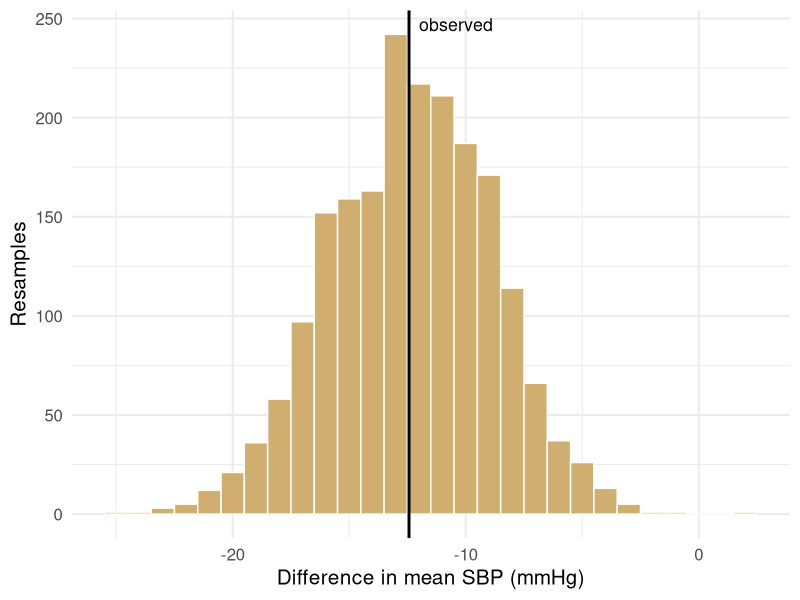
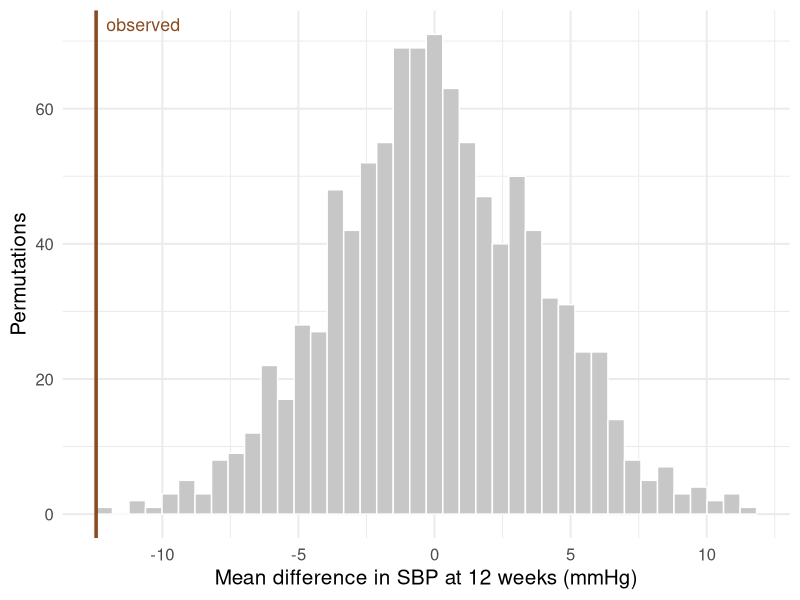
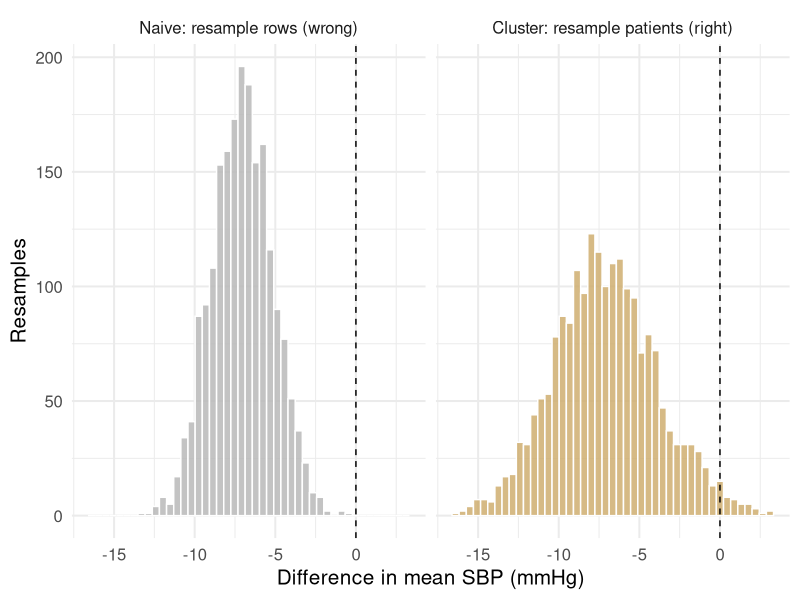

These charts were generated, in order, by the following R code:
## ---- chunk 1
#| label: setup
#| include: false
library(ggplot2)
library(knitr)

# Synthetic teaching data for BIOS 6301. Not real patients.
set.seed(6301)
n <- 60
trial <- data.frame(
  id        = sprintf("P%03d", 1:n),
  arm       = rep(c("Placebo", "Treatment"), each = n / 2),
  site      = sample(1:4, n, replace = TRUE),
  age       = round(rnorm(n, 61, 9)),
  sex       = sample(c("F", "M"), n, replace = TRUE),
  weight_kg = round(rnorm(n, 82, 15), 1),
  sbp_0     = round(rnorm(n, 148, 14)),
  stringsAsFactors = FALSE
)
trial$sbp_12 <- round(trial$sbp_0 -
  ifelse(trial$arm == "Treatment", rnorm(n, 14, 8), rnorm(n, 3, 8)))

# Repeated-measures version of the same cohort, for the resampling-unit demo:
# three visits per patient, a large patient-level random intercept (SD 12) and
# small within-patient noise (SD 4). Nothing is "broken" here — the data are
# simply clustered, which is what makes the row bootstrap wrong.
set.seed(2024)
patient_effect <- rnorm(n, 0, 12)
trial_long <- data.frame(
  id   = rep(trial$id, each = 3),
  arm  = rep(trial$arm, each = 3),
  week = rep(c(4, 8, 12), times = n),
  stringsAsFactors = FALSE
)
trial_long$sbp <- round(140 + rep(patient_effect, each = 3) +
  ifelse(trial_long$arm == "Treatment", -10, 0) + rnorm(n * 3, 0, 4))

theme_set(theme_minimal(base_size = 15))
gold <- "#CFAE70"
## ---- chunk 2
#| label: two-samples
sbp <- c(150, 142, 168, 131, 155)

set.seed(1)
sample(sbp, replace = TRUE)   # bootstrap: some values twice, some not at all
sample(sbp)                   # permutation: same values, new order
## ---- chunk 3
#| label: med-diff
# Difference in mean sbp_12, Treatment minus Placebo.
# Takes a data frame with `arm` and `sbp_12`; returns one number.
mean_diff <- function(data) {
  stopifnot(is.data.frame(data), all(c("arm", "sbp_12") %in% names(data)))
  mean(data$sbp_12[data$arm == "Treatment"]) -
    mean(data$sbp_12[data$arm == "Placebo"])
}

obs_mean <- mean_diff(trial)
obs_mean
## ---- chunk 4
#| label: boot-med
set.seed(14)
B <- 2000

boot_mean <- replicate(B, {
  groups <- split(seq_len(nrow(trial)), trial$arm)
  idx <- unlist(lapply(groups, function(i)
    i[sample.int(length(i), length(i), replace = TRUE)]))
  mean_diff(trial[idx, ])
})

str(boot_mean)
head(round(boot_mean, 1))
## ---- chunk 5
#| label: fig-boot-med
#| fig-cap: "Bootstrap distribution of the difference in mean SBP at 12 weeks."
#| fig-width: 9
#| fig-height: 3.2
#| echo: false
ggplot(data.frame(stat = boot_mean), aes(stat)) +
  geom_histogram(binwidth = 1, fill = gold, colour = "white") +
  geom_vline(xintercept = obs_mean, linewidth = 1) +
  annotate("text", x = obs_mean, y = Inf, label = "  observed", hjust = 0,
           vjust = 1.6, size = 4.5) +
  labs(x = "Difference in mean SBP (mmHg)", y = "Resamples")
## ---- chunk 6
#| label: boot-se
se_boot <- sd(boot_mean)
se_boot
## ---- chunk 7
#| label: boot-bias
mean(boot_mean) - obs_mean    # bootstrap estimate of bias
## ---- chunk 8
perc <- quantile(boot_mean, c(.025, .975))
basic <- 2 * obs_mean - quantile(boot_mean, c(.975, .025))
rbind(percentile = unname(perc), basic = unname(basic))
## ---- chunk 9
#| label: boot-vs-t-compare
c(boot_se = sd(boot_mean),
  welch_se = t.test(sbp_12 ~ arm, data = trial)$stderr)
## ---- chunk 10
boot_interval <- function(seed, B = 1000) {
  set.seed(seed)
  groups <- split(seq_len(nrow(trial)), trial$arm)
  ans <- replicate(B, {
    i <- unlist(lapply(groups, function(j)
      j[sample.int(length(j), replace = TRUE)]))
    mean_diff(trial[i, ])
  })
  unname(quantile(ans, c(.025, .975)))
}
## ---- chunk 11
#| label: bootstrap-stability-runs
t(vapply(1501:1503, boot_interval, numeric(2)))
## ---- chunk 12
#| label: boot-max
set.seed(18)
boot_max <- replicate(B, max(trial$sbp_0[sample(nrow(trial), replace = TRUE)]))

length(unique(boot_max))                # distinct values across 2000 resamples
mean(boot_max == max(trial$sbp_0))      # how often the resample max is THE max
## ---- chunk 13
#| label: perm-run
obs_mean <- mean_diff(trial)

set.seed(19)
P <- 999
perm_stat <- replicate(P, {
  shuffled <- sample(trial$arm)                 # permutation, not a bootstrap
  mean(trial$sbp_12[shuffled == "Treatment"]) -
    mean(trial$sbp_12[shuffled == "Placebo"])
})

c(observed = obs_mean, perm_mean = mean(perm_stat), perm_sd = sd(perm_stat))
## ---- chunk 14
#| label: fig-perm
#| fig-cap: "Permutation null distribution of the mean difference, with the observed value."
#| fig-width: 9
#| fig-height: 3.2
#| echo: false
ggplot(data.frame(stat = perm_stat), aes(stat)) +
  geom_histogram(bins = 40, fill = "grey78", colour = "white") +
  geom_vline(xintercept = obs_mean, colour = "#8a4b1f", linewidth = 1.2) +
  annotate("text", x = obs_mean, y = Inf, label = "  observed", hjust = 0,
           vjust = 1.6, size = 4.5, colour = "#8a4b1f") +
  labs(x = "Mean difference in SBP at 12 weeks (mmHg)", y = "Permutations")
## ---- chunk 15
#| label: exact-perm
small <- trial[c(1:4, 31:34), c("id", "arm", "sbp_12")]
obs_small <- mean_diff(small)

combos <- combn(8, 4)                    # every way to choose 4 "Treatment"
exact <- apply(combos, 2, function(k) mean(small$sbp_12[k]) -
                                      mean(small$sbp_12[-k]))

ncol(combos)                             # the entire reference set
round(mean(abs(exact) >= abs(obs_small)), 4)    # exact two-sided p-value
## ---- chunk 16
#| label: perm-p
n_extreme <- sum(abs(perm_stat) >= abs(obs_mean))
n_extreme                                        # out of 999
## ---- chunk 17
#| label: perm-p2
c(wrong = n_extreme / P,
  right = (n_extreme + 1) / (P + 1))
## ---- chunk 18
extreme <- sum(abs(perm_stat) >= abs(obs_mean))
c(adjusted_p = (extreme + 1) / (P + 1),
  min_reportable = 1 / (P + 1))
binom.test(extreme, P)$conf.int
## ---- chunk 19
#| label: long-head
head(trial_long, 7)
c(rows = nrow(trial_long), patients = length(unique(trial_long$id)))
## ---- chunk 20
#| label: long-obs
diff_long <- function(data) {
  mean(data$sbp[data$arm == "Treatment"]) - mean(data$sbp[data$arm == "Placebo"])
}
obs_long <- diff_long(trial_long)
obs_long
## ---- chunk 21
#| label: boot-rows
set.seed(21)
boot_row <- replicate(B, {
  idx <- sample(nrow(trial_long), replace = TRUE)   # 180 rows, independently
  diff_long(trial_long[idx, ])
})

c(estimate = obs_long, se = sd(boot_row))
round(quantile(boot_row, c(0.025, 0.975)), 2)
## ---- chunk 22
#| label: boot-cluster
ids <- unique(trial_long$id)
rows_by_id <- split(seq_len(nrow(trial_long)), trial_long$id)   # id -> row numbers

set.seed(22)
boot_clu <- replicate(B, {
  picked <- sample(ids, replace = TRUE)              # 60 patients, with repeats
  diff_long(trial_long[unlist(rows_by_id[picked]), ])
})

c(row_se = sd(boot_row), cluster_se = sd(boot_clu),
  ratio = sd(boot_clu) / sd(boot_row))
## ---- chunk 23
#| label: fig-unit
#| fig-cap: "Bootstrap distributions of the same estimate under two resampling schemes."
#| fig-width: 9
#| fig-height: 3.3
#| echo: false
cmp <- rbind(
  data.frame(stat = boot_row, scheme = "Naive: resample rows (wrong)"),
  data.frame(stat = boot_clu, scheme = "Cluster: resample patients (right)")
)
cmp$scheme <- factor(cmp$scheme, levels = unique(cmp$scheme))
ggplot(cmp, aes(stat, fill = scheme)) +
  geom_histogram(bins = 45, colour = "white", alpha = 0.85) +
  geom_vline(xintercept = 0, linetype = 2) +
  facet_wrap(~scheme) +
  scale_fill_manual(values = c("grey72", gold)) +
  labs(x = "Difference in mean SBP (mmHg)", y = "Resamples") +
  theme(legend.position = "none")
## ---- chunk 24
rho <- 12^2 / (12^2 + 4^2)
c(rho = rho, design_effect = 1 + (3 - 1) * rho,
  approximate_se_inflation = sqrt(1 + 2 * rho))
## ---- chunk 25
#| label: perm-unit
arm_by_id <- trial_long$arm[match(ids, trial_long$id)]

set.seed(32)
p_rows <- replicate(999, {
  s <- sample(trial_long$arm)                    # shuffles visits, not patients
  mean(trial_long$sbp[s == "Treatment"]) - mean(trial_long$sbp[s == "Placebo"])
})
## ---- chunk 26
#| label: perm-patient-unit
p_pats <- replicate(999, {
  assigned <- sample(arm_by_id)
  s <- assigned[match(trial_long$id, ids)]      # join by ID, not row order
  mean(trial_long$sbp[s == "Treatment"]) - mean(trial_long$sbp[s == "Placebo"])
})

c(p_row_unit = (sum(abs(p_rows) >= abs(obs_long)) + 1) / 1000,
  p_patient_unit = (sum(abs(p_pats) >= abs(obs_long)) + 1) / 1000)
